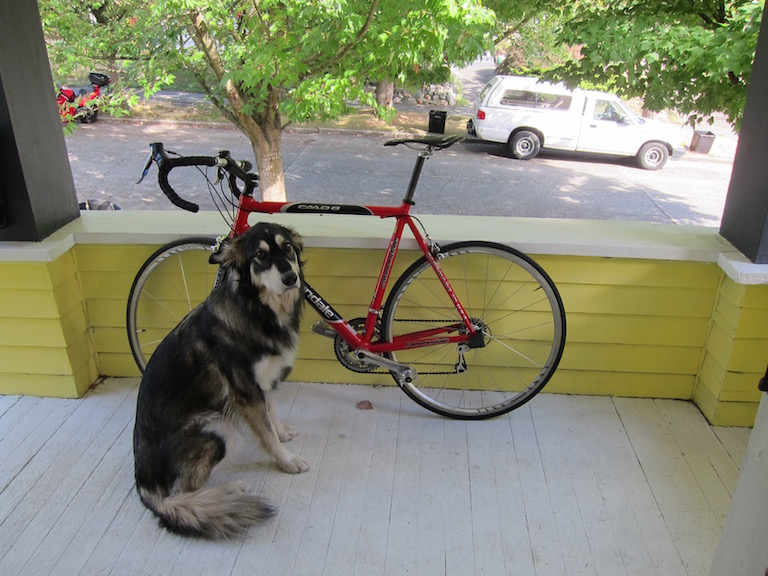
#> input picture images/dog.jpg, 768 x 576 px, given in place of the camera
$ python CannyAlgo.py
#> lines starting #> are read from the running program, lines starting #| are printed output that depends on the picture
import cv2

def canny_webcam():
    "Live capture frames from webcam and show the canny edge image of the captured frames."

    cap = cv2.VideoCapture(0)

    while True:
        ret, frame = cap.read()  # ret gets a boolean value. True if reading is successful (I think). frame is an
#> frame is the input picture: shape (576, 768, 3); mean B, G, R 114.1, 135.7, 134.4
        # uint8 numpy.ndarray

        frame = cv2.GaussianBlur(frame, (7, 7), 1.41)
        frame = cv2.cvtColor(frame, cv2.COLOR_BGR2GRAY)
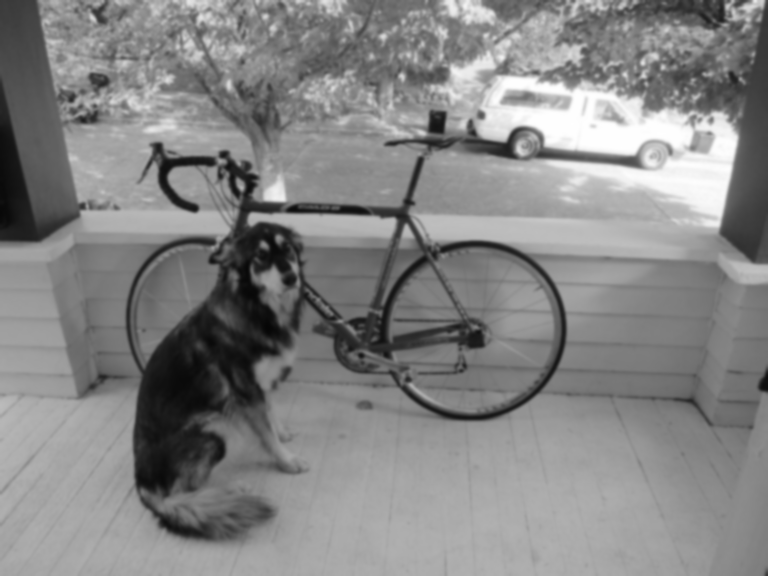
#> frame: shape (576, 768); min 6, max 255, mean 132.8

        edge = cv2.Canny(frame, 25, 75)
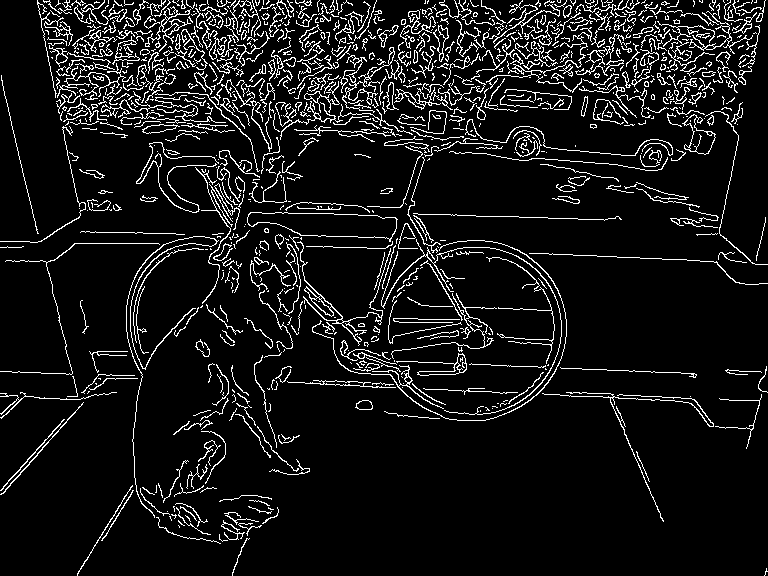
#> edge: shape (576, 768); 8.7% white in thin lines or dots

        cv2.imshow('Canny Edge', edge)

        if cv2.waitKey(20) == ord('q'):  # Introduce 20 milisecond delay. press q to exit.
#> (key q is pressed here)
            break

canny_webcam()
